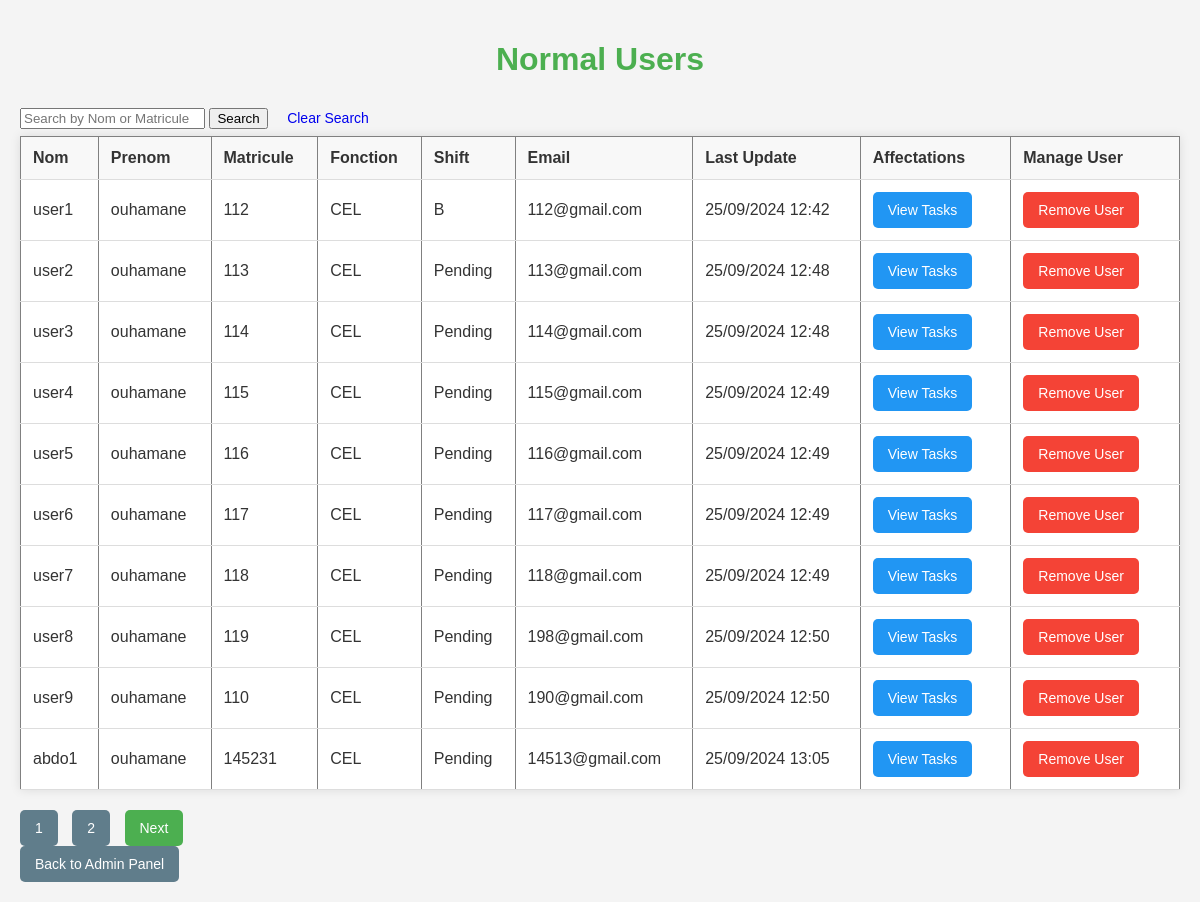
The app's page /view_normal_users (signed in) with its own data.
### app/models.py (models this page shows, shortened)
class User(db.Model, UserMixin):
    id = db.Column(db.Integer, primary_key=True)
    username = db.Column(db.String(150), unique=True, nullable=False)
    email = db.Column(db.String(150), unique=True, nullable=False)
    matricule = db.Column(db.String(15), unique=True, nullable=False)
    fonction = db.Column(db.String(150), nullable=False)
    prenom = db.Column(db.String(150), nullable=False)
    shift = db.Column(db.String(150), nullable=False)
    phone = db.Column(db.String(15), unique=True, nullable=False)
    profile_image = db.Column(db.String(150), nullable=True)
    password = db.Column(db.String(200), nullable=False)
    is_admin = db.Column(db.Boolean, default=False)
    is_super_admin = db.Column(db.Boolean, default=False)  # New field
    last_update = db.Column(db.DateTime, default=datetime.utcnow)
    is_approved = db.Column(db.Boolean, default=False)
    tasks = db.relationship('Todo', backref='user',
                            lazy=True, cascade="all, delete-orphan")
    is_pending = db.Column(db.Boolean, default=True)

### app/routes/admin.py (the view)
@bp.route('/view_normal_users', methods=['GET', 'POST'])
@login_required
def view_normal_users():
    search_query = request.args.get('search', '')  # Get search query from URL
    page = request.args.get('page', 1, type=int)  # Get the current page
    query = User.query.filter_by(is_admin=False, is_approved=True)
    if search_query:
        query = query.filter(
            (User.username.ilike(f'%{search_query}%')) |
            (User.matricule.ilike(f'%{search_query}%'))
        )
    pagination = query.paginate(page=page, per_page=10)
    return render_template(
        'admin/normal_users.html',
        normal_users=pagination.items,
        search_query=search_query,
        pagination=pagination
    )

### app/__init__.py (called while the page is built)
def create_app():
    app = Flask(__name__, instance_relative_config=True)
    app.config.from_object(Config)
    db.init_app(app)
    migrate = Migrate(app, db)
    login_manager.init_app(app)
    from .routes.auth import bp as auth_bp
    from .routes.admin import bp as admin_bp
    from .routes.main import bp as main_bp
    from .routes.tasks import bp as tasks_bp
    from .routes.user import bp as user_bp
    app.register_blueprint(auth_bp)
    app.register_blueprint(admin_bp)
    app.register_blueprint(main_bp)
    app.register_blueprint(tasks_bp)
    app.register_blueprint(user_bp)
    from .models import User
    @login_manager.user_loader
    def load_user(user_id):
        return User.query.get(int(user_id))
    with app.app_context():
        """

        db.drop_all()
        db.create_all()
        """
        create_default_admin()
    return app

### app/templates/admin/normal_users.html (shortened to what this page needs)
<!DOCTYPE html>
<html lang="en">
<head>
    <link rel="stylesheet" href="{{ url_for('static', filename='css/admin.css') }}">
</head>
<body>
    <h1>Normal Users</h1>
    <form method="GET" action="{{ url_for('admin.view_normal_users') }}">
        <input type="text" name="search" placeholder="Search by Nom or Matricule" value="{{ search_query }}">
        <button type="submit">Search</button>
        <a href="{{ url_for('admin.view_normal_users') }}" class="btn btn-warning" style="text-decoration: none;">Clear
            Search</a>
    </form>
    <table border="1" cellpadding="10" cellspacing="0">
        <thead>
            <tr>
                <th>Nom</th>
                <th>Prenom</th>
                <th>Matricule</th>
                <th>Fonction</th>
                <th>Shift</th>
                <th>Email</th>
                <th>Last Update</th>
                <th>Affectations</th>
                {% if current_user.matricule == 'ADMIN0001' %}
                <th>Manage User</th>
                {% endif %}
            </tr>
        </thead>
        <tbody>
            {% for user in normal_users %}
            <tr>
                <td>{{ user.username }}</td>
                <td>{{ user.prenom }}</td>
                <td>{{ user.matricule }}</td>
                <td>{{ user.fonction }}</td>
                <td>{{ user.shift }}</td>
                <td>{{ user.email }}</td>
                <td>{{ user.last_update.strftime('%d/%m/%Y %H:%M') }}</td>
                <td>
                    <a href="{{ url_for('tasks.view_user_tasks', user_id=user.id) }}" class="btn btn-info">View
                        Tasks</a>
                </td>
                {% if current_user.matricule == 'ADMIN0001' %}
                <td>
                    <a href="{{ url_for('admin.delete_user', id=user.id) }}" class="btn btn-danger"
                        onclick="return confirm('Are you sure you want to delete this user?');">Remove User</a>
                </td>
                {% endif %}
            </tr>
            {% endfor %}
        </tbody>
    </table>
    <div class="pagination">
        {% for page_num in range(1, pagination.pages + 1) %}
        <a href="{{ url_for('admin.view_normal_users', page=page_num, search=search_query) }}"
            class="btn btn-secondary {{ 'active' if page_num == pagination.page else '' }}">
            {{ page_num }}
        </a>
        {% endfor %}
        {% if pagination.has_next %}
        <a href="{{ url_for('admin.view_normal_users', page=pagination.next_num, search=search_query) }}"
            class="btn btn-primary">Next</a>
        {% endif %}
    </div>
    <a href="{{ url_for('admin.admin') }}" class="btn btn-secondary">Back to Admin Panel</a>
</body>
</html>

### app/static/css/admin.css (style rules this page uses)
body { font-family: Arial, sans-serif; background-color: #f4f4f4; margin: 0; padding: 20px; color: #333; }
h1 { text-align: center; color: #4CAF50; }
table { width: 100%; border-collapse: collapse; margin-bottom: 20px; background-color: #fff; box-shadow: 0 0 10px rgba(0, 0, 0, 0.1); }
th, td { padding: 12px; border-bottom: 1px solid #ddd; text-align: left; }
th { background-color: #f8f8f8; color: #333; }
td { vertical-align: middle; }
.btn { padding: 10px 15px; text-decoration: none; border: none; cursor: pointer; border-radius: 5px; transition: background-color 0.3s ease; font-size: 14px; }
.btn-primary { background-color: #4CAF50; color: white; }
.btn-danger { background-color: #f44336; color: white; }
.btn-secondary { background-color: #607d8b; color: white; }
.btn-info { background-color: #2196F3; color: white; }
form { display: inline-block; margin-right: 10px; }
a.btn { margin-right: 10px; display: inline-block; text-align: center; }

### records on screen
User: username "user1", prenom "ouhamane", matricule "112", fonction "CEL", shift "B", email "112@gmail.com", last_update "25/09/2024 12:42"
User: username "user2", prenom "ouhamane", matricule "113", fonction "CEL", shift "Pending", email "113@gmail.com", last_update "25/09/2024 12:48"
User: username "user3", prenom "ouhamane", matricule "114", fonction "CEL", shift "Pending", email "114@gmail.com", last_update "25/09/2024 12:48"
User: username "user4", prenom "ouhamane", matricule "115", fonction "CEL", shift "Pending", email "115@gmail.com", last_update "25/09/2024 12:49"
User: username "user5", prenom "ouhamane", matricule "116", fonction "CEL", shift "Pending", email "116@gmail.com", last_update "25/09/2024 12:49"
User: username "user6", prenom "ouhamane", matricule "117", fonction "CEL", shift "Pending", email "117@gmail.com", last_update "25/09/2024 12:49"
User: username "user7", prenom "ouhamane", matricule "118", fonction "CEL", shift "Pending", email "118@gmail.com", last_update "25/09/2024 12:49"
User: username "user8", prenom "ouhamane", matricule "119", fonction "CEL", shift "Pending", email "198@gmail.com", last_update "25/09/2024 12:50"
User: username "user9", prenom "ouhamane", matricule "110", fonction "CEL", shift "Pending", email "190@gmail.com", last_update "25/09/2024 12:50"
User: username "abdo1", prenom "ouhamane", matricule "145231", fonction "CEL", shift "Pending", email "14513@gmail.com", last_update "25/09/2024 13:05"

### other values on screen
{{ page_num }} "1" "2"
